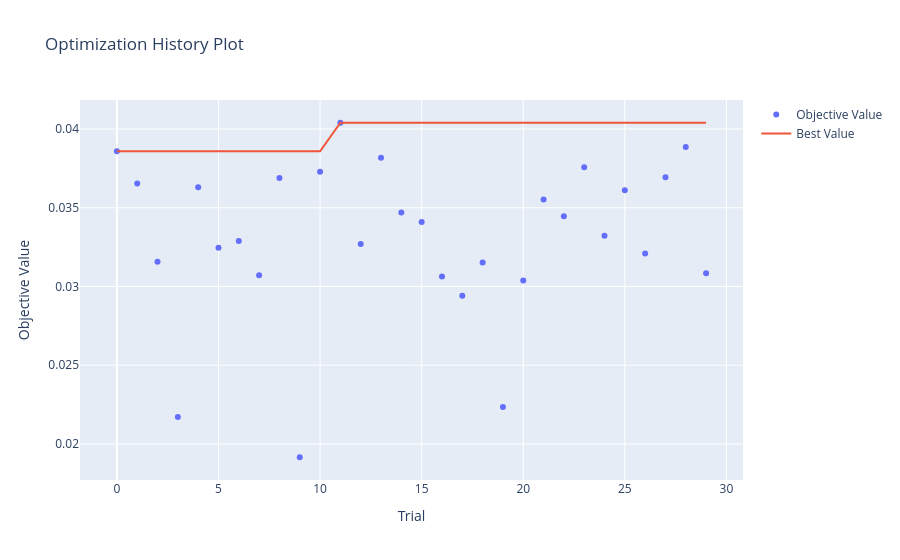
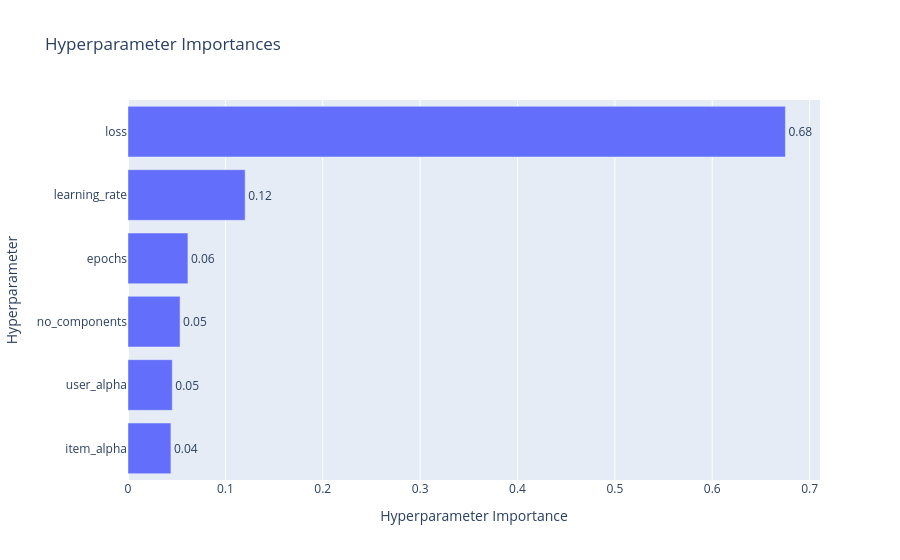
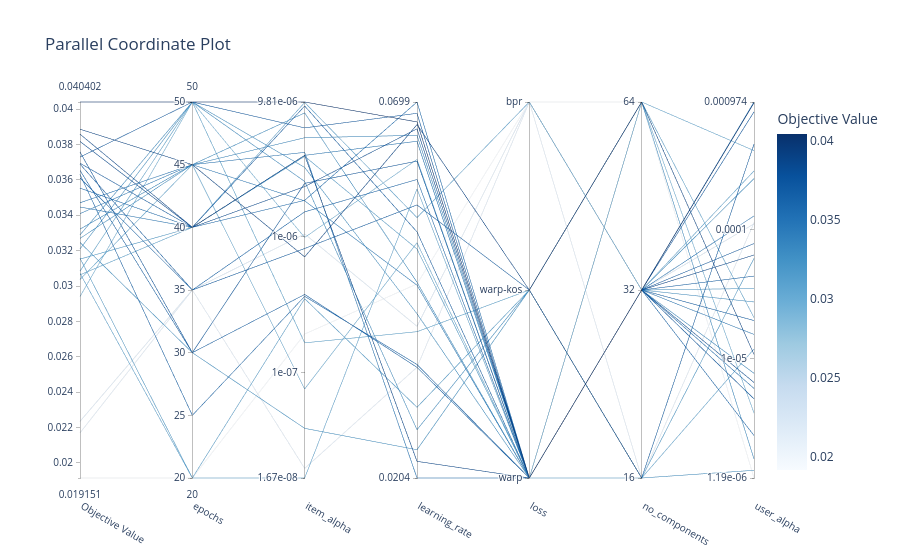

Notebook code cell kept with these figures, in order:
### Markdown cell above
## Встроенные графики Optuna

Ниже используются встроенные графики `Optuna`.
Здесь важно не перепутать уровни анализа: эти графики показывают историю оптимизации и важность гиперпараметров, а не важность item-features.

### Code cell
optimization_history_fig = plot_optimization_history(study)
optimization_history_fig.show()

param_importances_fig = plot_param_importances(study)
param_importances_fig.show()

parallel_coordinate_fig = plot_parallel_coordinate(study)
parallel_coordinate_fig.show()

### Figure 1 — Plotly figure (JSON) as saved in the notebook; plotly's stock layout.template omitted (floating-point values rounded to 4 significant figures)
{"data": [{"mode": "markers", "name": "Objective Value", "x": [0, 1, 2, 3, 4, 5, 6, 7, 8, 9, 10, 11, 12, 13, 14, 15, 16, 17, 18, 19, 20, 21, 22, 23, 24, 25, 26, 27, 28, 29], "y": [0.03859, 0.03654, 0.03157, 0.0217, 0.03631, 0.03246, 0.03289, 0.03072, 0.03689, 0.01915, 0.03729, 0.0404, 0.0327, 0.03817, 0.03471, 0.03409, 0.03063, 0.02941, 0.03152, 0.02235, 0.03037, 0.03553, 0.03447, 0.03758, 0.03322, 0.03611, 0.0321, 0.03694, 0.03886, 0.03084], "type": "scatter"}, {"mode": "lines", "name": "Best Value", "x": [0, 1, 2, 3, 4, 5, 6, 7, 8, 9, 10, 11, 12, 13, 14, 15, 16, 17, 18, 19, 20, 21, 22, 23, 24, 25, 26, 27, 28, 29], "y": [0.03859, 0.03859, 0.03859, 0.03859, 0.03859, 0.03859, 0.03859, 0.03859, 0.03859, 0.03859, 0.03859, 0.0404, 0.0404, 0.0404, 0.0404, 0.0404, 0.0404, 0.0404, 0.0404, 0.0404, 0.0404, 0.0404, 0.0404, 0.0404, 0.0404, 0.0404, 0.0404, 0.0404, 0.0404, 0.0404], "type": "scatter"}, {"marker": {"color": "#cccccc"}, "mode": "markers", "name": "Infeasible Trial", "showlegend": false, "x": [], "y": [], "type": "scatter"}], "layout": {"title": {"text": "Optimization History Plot"}, "xaxis": {"title": {"text": "Trial"}}, "yaxis": {"title": {"text": "Objective Value"}}}}

### Figure 2 — Plotly figure (JSON) as saved in the notebook; plotly's stock layout.template omitted (floating-point values rounded to 4 significant figures)
{"data": [{"cliponaxis": false, "hovertemplate": ["item_alpha (FloatDistribution): 0.04408356616585119<extra></extra>", "user_alpha (FloatDistribution): 0.04547961140757838<extra></extra>", "no_components (CategoricalDistribution): 0.05345925569038545<extra></extra>", "epochs (IntDistribution): 0.061544280684486426<extra></extra>", "learning_rate (FloatDistribution): 0.12028687111928799<extra></extra>", "loss (CategoricalDistribution): 0.6751464149324106<extra></extra>"], "name": "Objective Value", "orientation": "h", "text": ["0.04", "0.05", "0.05", "0.06", "0.12", "0.68"], "textposition": "outside", "x": [0.04408, 0.04548, 0.05346, 0.06154, 0.1203, 0.6751], "y": ["item_alpha", "user_alpha", "no_components", "epochs", "learning_rate", "loss"], "type": "bar"}], "layout": {"title": {"text": "Hyperparameter Importances"}, "xaxis": {"title": {"text": "Hyperparameter Importance"}}, "yaxis": {"title": {"text": "Hyperparameter"}}}}

### Figure 3 — Plotly figure (JSON) as saved in the notebook; plotly's stock layout.template omitted (floating-point values rounded to 4 significant figures)
{"data": [{"dimensions": [{"label": "Objective Value", "range": [0.01915, 0.0404], "values": [0.03157, 0.0217, 0.03246, 0.03072, 0.03689, 0.03859, 0.03654, 0.03631, 0.03729, 0.0404, 0.0327, 0.03817, 0.03471, 0.03409, 0.03063, 0.03152, 0.02235, 0.03553, 0.03447, 0.03758, 0.03322, 0.03611, 0.0321, 0.03694, 0.03289, 0.01915, 0.02941, 0.03037, 0.03886, 0.03084]}, {"label": "epochs", "range": [20, 50], "values": [20, 35, 30, 20, 35, 40, 30, 25, 50, 50, 45, 40, 45, 45, 40, 40, 35, 40, 40, 30, 45, 35, 50, 40, 50, 20, 50, 45, 45, 50]}, {"label": "item_alpha", "range": [-7.778, -5.008], "ticktext": ["1.67e-08", "1e-07", "1e-06", "9.81e-06"], "tickvals": [-7.778, -7, -6, -5.008], "values": [-6.457, -7.707, -7.412, -7.778, -6.087, -5.401, -6.426, -6.44, -5.199, -5.008, -5.089, -5.631, -5.379, -5.737, -5.012, -5.408, -5.98, -5.733, -5.401, -5.608, -5.271, -5.817, -5.49, -5.038, -5.593, -6.717, -6.006, -7.122, -6.149, -6.782]}, {"label": "learning_rate", "range": [-1.691, -1.155], "ticktext": ["0.0204", "0.0699"], "tickvals": [-1.691, -1.155], "values": [-1.59, -1.533, -1.651, -1.279, -1.302, -1.667, -1.533, -1.529, -1.171, -1.184, -1.412, -1.194, -1.691, -1.416, -1.32, -1.365, -1.475, -1.155, -1.211, -1.24, -1.203, -1.266, -1.457, -1.34, -1.622, -1.415, -1.237, -1.356, -1.188, -1.483]}, {"label": "loss", "range": [0, 2], "ticktext": ["warp", "warp-kos", "bpr"], "tickvals": [0, 1, 2], "values": [1, 2, 1, 0, 1, 0, 0, 0, 0, 0, 0, 0, 0, 0, 2, 0, 2, 0, 0, 0, 0, 0, 0, 0, 1, 2, 0, 0, 1, 1]}, {"label": "no_components", "range": [0, 2], "ticktext": ["16", "32", "64"], "tickvals": [0, 1, 2], "values": [0, 0, 0, 0, 0, 1, 1, 1, 1, 1, 1, 1, 1, 1, 1, 1, 1, 1, 1, 1, 1, 1, 1, 1, 2, 2, 2, 2, 2, 2]}, {"label": "user_alpha", "range": [-5.924, -3.012], "ticktext": ["1.19e-06", "1e-05", "0.0001", "0.000974"], "tickvals": [-5.924, -5, -4, -3.012], "values": [-4.223, -3.947, -5.864, -4.925, -3.338, -4.197, -4.704, -4.36, -3.088, -3.019, -3.605, -5.184, -3.894, -3.012, -3.545, -4.456, -3.956, -5.23, -4.812, -5.311, -5.113, -5.595, -4.56, -4.108, -5.776, -5.924, -5.42, -3.388, -4.967, -4.682]}], "labelangle": 30, "labelside": "bottom", "line": {"color": [0.03157, 0.0217, 0.03246, 0.03072, 0.03689, 0.03859, 0.03654, 0.03631, 0.03729, 0.0404, 0.0327, 0.03817, 0.03471, 0.03409, 0.03063, 0.03152, 0.02235, 0.03553, 0.03447, 0.03758, 0.03322, 0.03611, 0.0321, 0.03694, 0.03289, 0.01915, 0.02941, 0.03037, 0.03886, 0.03084], "colorbar": {"title": {"text": "Objective Value"}}, "colorscale": [[0.0, "rgb(247,251,255)"], [0.125, "rgb(222,235,247)"], [0.25, "rgb(198,219,239)"], [0.375, "rgb(158,202,225)"], [0.5, "rgb(107,174,214)"], [0.625, "rgb(66,146,198)"], [0.75, "rgb(33,113,181)"], [0.875, "rgb(8,81,156)"], [1.0, "rgb(8,48,107)"]], "reversescale": false, "showscale": true}, "type": "parcoords"}], "layout": {"title": {"text": "Parallel Coordinate Plot"}}}
